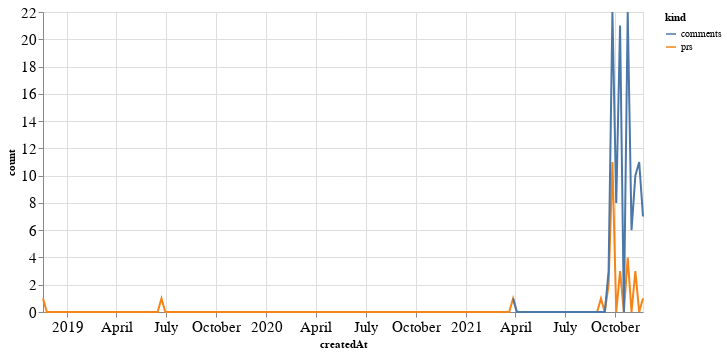

Write notebook code for a chart like this one.
### Code cell
alt.Chart(total_time, width=600).mark_line().encode(
    x='createdAt',
    y='count',
    color='kind'
)

### Figure 1 — Vega-Lite specification as saved in the notebook (floating-point values rounded to 4 significant figures; data arrays with more than 128 entries replaced by an {"elided": "..."} marker saying what was removed)
{"config": {"axisLeft": {"labelFontSize": 15}, "axisBottom": {"labelFontSize": 15}}, "data": {"name": "data-5f699c05d2f72b86d09a508f006885df"}, "mark": "line", "encoding": {"color": {"type": "nominal", "field": "kind"}, "x": {"type": "temporal", "field": "createdAt"}, "y": {"type": "quantitative", "field": "count"}}, "width": 600, "$schema": "https://vega.github.io/schema/vega-lite/v4.8.1.json", "datasets": {"data-5f699c05d2f72b86d09a508f006885df": {"elided": "316 records"}}}
